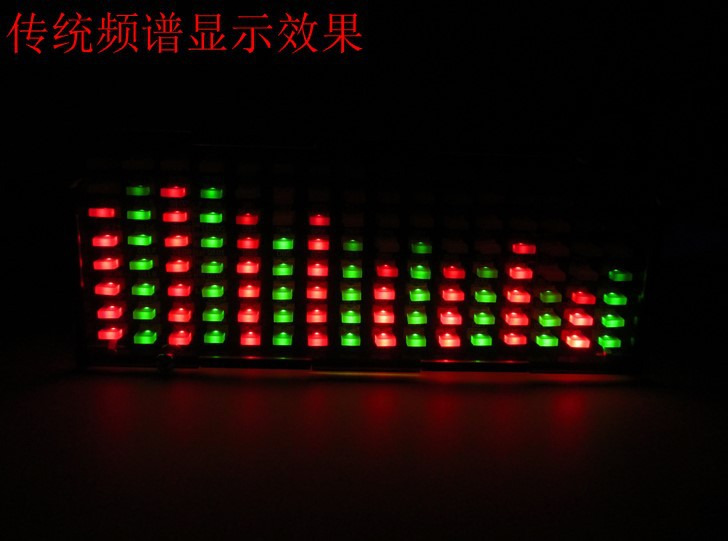
#> input picture img.jpg, 728 x 541 px, given in place of the camera
$ python color.py
#> lines starting #> are read from the running program, lines starting #| are printed output that depends on the picture; after the words box and inside, x2 and y2 are one past the last pixel; in counts of white or black regions, pixels touching at a corner belong together

# !/usr/bin/env python
# -*- coding:utf-8 -*-
# @Author  : Galonestar
# @file       :  color.py
# @Time    : 2021/10/22 10:27
# @Function:

import cv2
import numpy as np

ball_color = 'red'

color_dist = {'red': {'Lower': np.array([0, 60, 60]), 'Upper': np.array([10, 255, 255])},
              'blue': {'Lower': np.array([100, 80, 46]), 'Upper': np.array([124, 255, 255])},
              'green': {'Lower': np.array([35, 43, 35]), 'Upper': np.array([90, 255, 255])},
              }

cap = cv2.VideoCapture(0, cv2.CAP_DSHOW)
cv2.namedWindow('camera', cv2.WINDOW_AUTOSIZE)
cv2.ocl.setUseOpenCL(False)

while cap.isOpened():
    ret, frame = cap.read()
#> frame is the input picture: shape (541, 728, 3); mean B, G, R 4.6, 8.8, 21.2
    if ret:
        if frame is None:
            print("无画面")

        else:
            gs_frame = cv2.GaussianBlur(frame, (5, 5), 0)                     # 高斯模糊
            hsv = cv2.cvtColor(gs_frame, cv2.COLOR_BGR2HSV)                 # 转化成HSV图像
#> hsv: shape (541, 728, 3); mean H, S, V 26.7, 126.2, 24
            erode_hsv = cv2.erode(hsv, None, iterations=2)                   # 腐蚀 粗的变细
#> erode_hsv: shape (541, 728, 3); mean H, S, V 6, 101.3, 15.7
            inRange_hsv = cv2.inRange(erode_hsv, color_dist[ball_color]['Lower'], color_dist[ball_color]['Upper'])
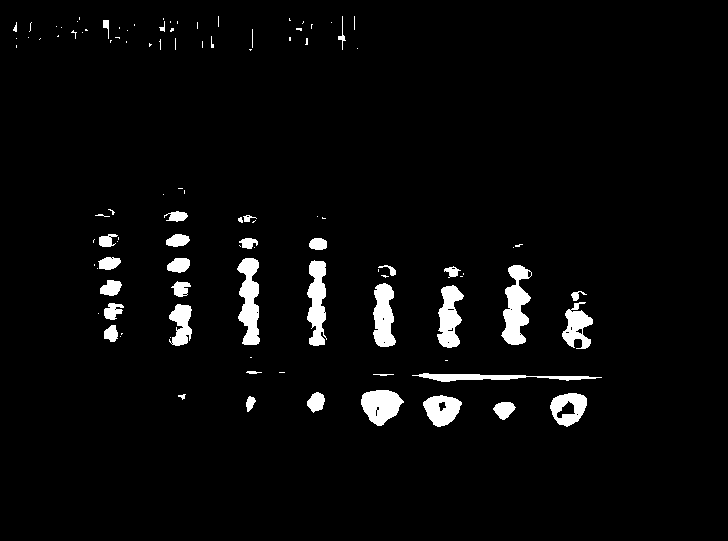
#> inRange_hsv: shape (541, 728); 3.7% white; 106 white regions (67 under 20 px)
            cnts = cv2.findContours(inRange_hsv.copy(), cv2.RETR_EXTERNAL, cv2.CHAIN_APPROX_SIMPLE)[-2]
#> cnts = 106 contours, 75 with area under 20; largest, box (x1, y1, x2, y2) and area: (501, 265, 532, 345) 1307, (237, 258, 260, 345) 1194, (307, 260, 327, 346) 1063, (361, 390, 404, 426) 1009, (373, 283, 396, 347) 1007
            c = max(list(cnts), key=cv2.contourArea)
#> c = contour of 95 points, box (x1, y1, x2, y2) (501, 265, 532, 345), area 1307
            rect = cv2.minAreaRect(c)
#> rect = ((516.5, 304.6), (79.47, 25.83), -85.24)
            box = cv2.boxPoints(rect)
#> box = [[526.1, 345.3], [500.3, 343.1], [506.9, 263.9], [532.7, 266.1]]
            cv2.drawContours(frame, [np.int0(box)], -1, (0, 255, 255), 2)
            font = cv2.FONT_HERSHEY_SIMPLEX
            text = 'red'
            cv2.putText(frame, text, (100, 200), font, 2, (0, 0, 255), 1)
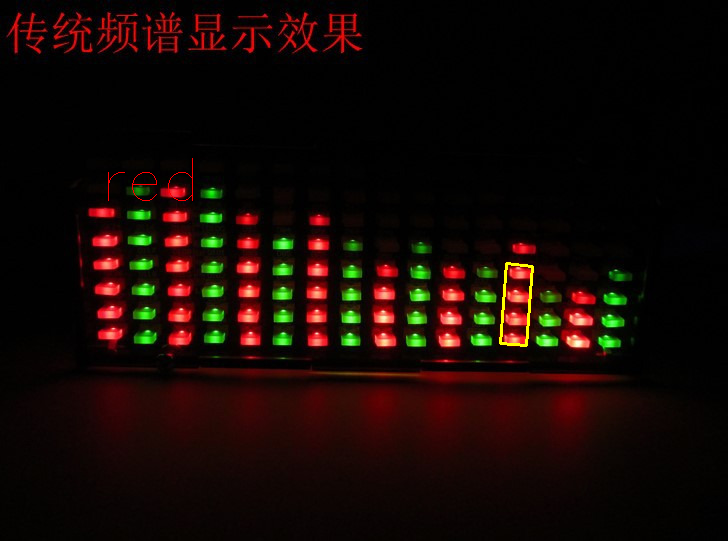
#> frame: shape (541, 728, 3); mean B, G, R 4.6, 9.1, 21.6

            cv2.imshow('camera', frame)
            cv2.waitKey(10)
            if 0xff == ord(" "):
                cv2.waitKey(0)
            if 0xff == ord("q"):
                break
    else:
        print("无法读取摄像头！")
cap.release()
cv2.destroyAllWindows()
